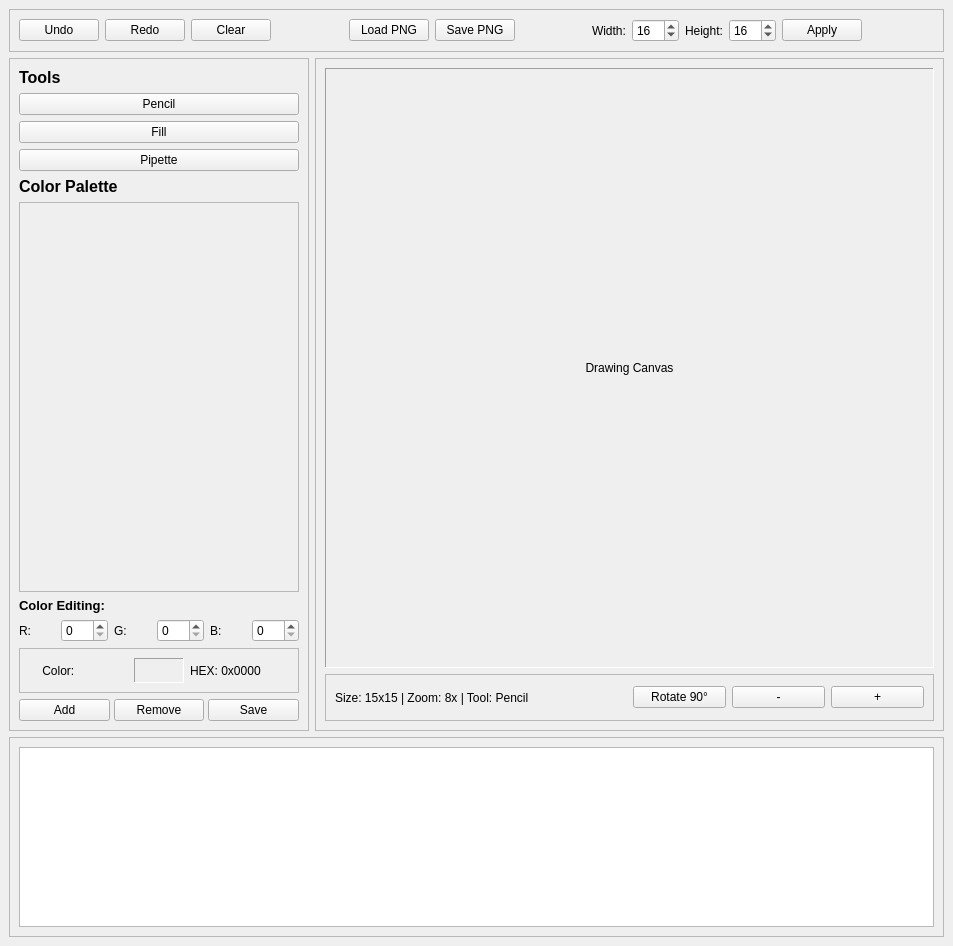
<?xml version="1.0" encoding="UTF-8"?>
<ui version="4.0">
 <class>PixelEditor</class>
 <widget class="QMainWindow" name="PixelEditor">
  <property name="geometry">
   <rect>
    <x>0</x>
    <y>0</y>
    <width>953</width>
    <height>946</height>
   </rect>
  </property>
  <property name="windowTitle">
   <string>Pixel Editor</string>
  </property>
  <widget class="QWidget" name="centralwidget">
   <layout class="QVBoxLayout" name="verticalLayout">
    <item>
     <widget class="QFrame" name="topPanel">
      <property name="frameShape">
       <enum>QFrame::StyledPanel</enum>
      </property>
      <property name="frameShadow">
       <enum>QFrame::Raised</enum>
      </property>
      <layout class="QHBoxLayout" name="horizontalLayout">
       <item>
        <widget class="QPushButton" name="btnUndo">
         <property name="text">
          <string>Undo</string>
         </property>
        </widget>
       </item>
       <item>
        <widget class="QPushButton" name="btnRedo">
         <property name="text">
          <string>Redo</string>
         </property>
        </widget>
       </item>
       <item>
        <widget class="QPushButton" name="btnClear">
         <property name="text">
          <string>Clear</string>
         </property>
        </widget>
       </item>
       <item>
        <spacer name="horizontalSpacer">
         <property name="orientation">
          <enum>Qt::Horizontal</enum>
         </property>
         <property name="sizeHint" stdset="0">
          <size>
           <width>40</width>
           <height>20</height>
          </size>
         </property>
        </spacer>
       </item>
       <item>
        <widget class="QPushButton" name="btnLoadPNG">
         <property name="text">
          <string>Load PNG</string>
         </property>
        </widget>
       </item>
       <item>
        <widget class="QPushButton" name="btnSavePNG">
         <property name="text">
          <string>Save PNG</string>
         </property>
        </widget>
       </item>
       <item>
        <spacer name="horizontalSpacer_3">
         <property name="orientation">
          <enum>Qt::Horizontal</enum>
         </property>
         <property name="sizeHint" stdset="0">
          <size>
           <width>40</width>
           <height>20</height>
          </size>
         </property>
        </spacer>
       </item>
       <item>
        <widget class="QLabel" name="labelWidth">
         <property name="text">
          <string>Width:</string>
         </property>
        </widget>
       </item>
       <item>
        <widget class="QSpinBox" name="spinWidth">
         <property name="minimum">
          <number>1</number>
         </property>
         <property name="maximum">
          <number>100</number>
         </property>
         <property name="value">
          <number>16</number>
         </property>
        </widget>
       </item>
       <item>
        <widget class="QLabel" name="labelHeight">
         <property name="text">
          <string>Height:</string>
         </property>
        </widget>
       </item>
       <item>
        <widget class="QSpinBox" name="spinHeight">
         <property name="minimum">
          <number>1</number>
         </property>
         <property name="maximum">
          <number>100</number>
         </property>
         <property name="value">
          <number>16</number>
         </property>
        </widget>
       </item>
       <item>
        <widget class="QPushButton" name="btnApplySize">
         <property name="text">
          <string>Apply</string>
         </property>
        </widget>
       </item>
       <item>
        <spacer name="horizontalSpacer_2">
         <property name="orientation">
          <enum>Qt::Horizontal</enum>
         </property>
         <property name="sizeHint" stdset="0">
          <size>
           <width>40</width>
           <height>20</height>
          </size>
         </property>
        </spacer>
       </item>
      </layout>
     </widget>
    </item>
    <item>
     <layout class="QHBoxLayout" name="horizontalLayout_2">
      <item>
       <widget class="QFrame" name="leftPanel">
        <property name="minimumSize">
         <size>
          <width>300</width>
          <height>0</height>
         </size>
        </property>
        <property name="maximumSize">
         <size>
          <width>300</width>
          <height>16777215</height>
         </size>
        </property>
        <property name="frameShape">
         <enum>QFrame::StyledPanel</enum>
        </property>
        <property name="frameShadow">
         <enum>QFrame::Raised</enum>
        </property>
        <layout class="QVBoxLayout" name="verticalLayout_2">
         <item>
          <widget class="QLabel" name="labelTools">
           <property name="font">
            <font>
             <pointsize>12</pointsize>
             <weight>75</weight>
             <bold>true</bold>
            </font>
           </property>
           <property name="text">
            <string>Tools</string>
           </property>
          </widget>
         </item>
         <item>
          <widget class="QPushButton" name="pencilButton">
           <property name="text">
            <string>Pencil</string>
           </property>
          </widget>
         </item>
         <item>
          <widget class="QPushButton" name="fillButton">
           <property name="text">
            <string>Fill</string>
           </property>
          </widget>
         </item>
         <item>
          <widget class="QPushButton" name="pipetteButton">
           <property name="text">
            <string>Pipette</string>
           </property>
          </widget>
         </item>
         <item>
          <widget class="QLabel" name="labelColors">
           <property name="font">
            <font>
             <pointsize>12</pointsize>
             <weight>75</weight>
             <bold>true</bold>
            </font>
           </property>
           <property name="text">
            <string>Color Palette</string>
           </property>
          </widget>
         </item>
         <item>
          <widget class="QScrollArea" name="scrollAreaColors">
           <property name="minimumSize">
            <size>
             <width>0</width>
             <height>300</height>
            </size>
           </property>
           <property name="horizontalScrollBarPolicy">
            <enum>Qt::ScrollBarAlwaysOff</enum>
           </property>
           <property name="widgetResizable">
            <bool>true</bool>
           </property>
           <widget class="QWidget" name="scrollAreaWidgetContents">
            <property name="geometry">
             <rect>
              <x>0</x>
              <y>0</y>
              <width>278</width>
              <height>379</height>
             </rect>
            </property>
            <layout class="QGridLayout" name="gridLayoutColors" rowstretch="0">
             <property name="leftMargin">
              <number>0</number>
             </property>
             <property name="topMargin">
              <number>0</number>
             </property>
             <property name="rightMargin">
              <number>0</number>
             </property>
             <property name="bottomMargin">
              <number>0</number>
             </property>
             <property name="spacing">
              <number>2</number>
             </property>
            </layout>
           </widget>
          </widget>
         </item>
         <item>
          <widget class="QLabel" name="labelColorEdit">
           <property name="font">
            <font>
             <pointsize>10</pointsize>
             <weight>75</weight>
             <bold>true</bold>
            </font>
           </property>
           <property name="text">
            <string>Color Editing:</string>
           </property>
          </widget>
         </item>
         <item>
          <layout class="QHBoxLayout" name="horizontalLayout_3">
           <item>
            <widget class="QLabel" name="labelR">
             <property name="text">
              <string>R:</string>
             </property>
            </widget>
           </item>
           <item>
            <widget class="QSpinBox" name="spinR">
             <property name="minimum">
              <number>0</number>
             </property>
             <property name="maximum">
              <number>255</number>
             </property>
             <property name="value">
              <number>0</number>
             </property>
            </widget>
           </item>
           <item>
            <widget class="QLabel" name="labelG">
             <property name="text">
              <string>G:</string>
             </property>
            </widget>
           </item>
           <item>
            <widget class="QSpinBox" name="spinG">
             <property name="minimum">
              <number>0</number>
             </property>
             <property name="maximum">
              <number>255</number>
             </property>
             <property name="value">
              <number>0</number>
             </property>
            </widget>
           </item>
           <item>
            <widget class="QLabel" name="labelB">
             <property name="text">
              <string>B:</string>
             </property>
            </widget>
           </item>
           <item>
            <widget class="QSpinBox" name="spinB">
             <property name="minimum">
              <number>0</number>
             </property>
             <property name="maximum">
              <number>255</number>
             </property>
             <property name="value">
              <number>0</number>
             </property>
            </widget>
           </item>
          </layout>
         </item>
         <item>
          <widget class="QFrame" name="frameCurrentColor">
           <property name="frameShape">
            <enum>QFrame::StyledPanel</enum>
           </property>
           <property name="frameShadow">
            <enum>QFrame::Raised</enum>
           </property>
           <property name="lineWidth">
            <number>2</number>
           </property>
           <layout class="QHBoxLayout" name="horizontalLayout_4">
            <item>
             <widget class="QLabel" name="labelCurrentColor">
              <property name="text">
               <string>    Color:</string>
              </property>
             </widget>
            </item>
            <item>
             <widget class="QLabel" name="labelColorPreview">
              <property name="minimumSize">
               <size>
                <width>50</width>
                <height>25</height>
               </size>
              </property>
              <property name="maximumSize">
               <size>
                <width>50</width>
                <height>25</height>
               </size>
              </property>
              <property name="frameShape">
               <enum>QFrame::Panel</enum>
              </property>
              <property name="frameShadow">
               <enum>QFrame::Sunken</enum>
              </property>
              <property name="text">
               <string/>
              </property>
             </widget>
            </item>
            <item>
             <widget class="QLabel" name="labelHex">
              <property name="text">
               <string>HEX: 0x0000</string>
              </property>
             </widget>
            </item>
           </layout>
          </widget>
         </item>
         <item>
          <layout class="QHBoxLayout" name="horizontalLayout_11">
           <property name="spacing">
            <number>4</number>
           </property>
           <property name="leftMargin">
            <number>0</number>
           </property>
           <item>
            <widget class="QPushButton" name="btnAddColor">
             <property name="text">
              <string>Add</string>
             </property>
            </widget>
           </item>
           <item>
            <widget class="QPushButton" name="btnRemoveColor">
             <property name="text">
              <string>Remove</string>
             </property>
            </widget>
           </item>
           <item>
            <widget class="QPushButton" name="btnSaveColor">
             <property name="text">
              <string>Save</string>
             </property>
            </widget>
           </item>
          </layout>
         </item>
        </layout>
       </widget>
      </item>
      <item>
       <widget class="QFrame" name="canvasFrame">
        <property name="frameShape">
         <enum>QFrame::StyledPanel</enum>
        </property>
        <property name="frameShadow">
         <enum>QFrame::Raised</enum>
        </property>
        <layout class="QVBoxLayout" name="verticalLayout_3">
         <item>
          <widget class="QLabel" name="labelCanvas">
           <property name="minimumSize">
            <size>
             <width>0</width>
             <height>600</height>
            </size>
           </property>
           <property name="maximumSize">
            <size>
             <width>16777215</width>
             <height>600</height>
            </size>
           </property>
           <property name="frameShape">
            <enum>QFrame::Panel</enum>
           </property>
           <property name="frameShadow">
            <enum>QFrame::Sunken</enum>
           </property>
           <property name="text">
            <string>Drawing Canvas</string>
           </property>
           <property name="alignment">
            <set>Qt::AlignCenter</set>
           </property>
          </widget>
         </item>
         <item>
          <widget class="QFrame" name="infoPanel">
           <property name="minimumSize">
            <size>
             <width>0</width>
             <height>30</height>
            </size>
           </property>
           <property name="maximumSize">
            <size>
             <width>16777215</width>
             <height>50</height>
            </size>
           </property>
           <property name="frameShape">
            <enum>QFrame::StyledPanel</enum>
           </property>
           <property name="frameShadow">
            <enum>QFrame::Raised</enum>
           </property>
           <layout class="QHBoxLayout" name="horizontalLayout_5">
            <item>
             <widget class="QLabel" name="labelInfo">
              <property name="text">
               <string>Size: 15x15 | Zoom: 8x | Tool: Pencil</string>
              </property>
             </widget>
            </item>
            <item>
             <layout class="QHBoxLayout" name="horizontalLayout_7">
              <item>
               <widget class="QPushButton" name="btnRotate90">
                <property name="text">
                 <string>Rotate 90°</string>
                </property>
               </widget>
              </item>
              <item>
               <widget class="QPushButton" name="btnZoomOut">
                <property name="text">
                 <string>-</string>
                </property>
               </widget>
              </item>
              <item>
               <widget class="QPushButton" name="btnZoomIn">
                <property name="text">
                 <string>+</string>
                </property>
               </widget>
              </item>
             </layout>
            </item>
           </layout>
          </widget>
         </item>
        </layout>
       </widget>
      </item>
     </layout>
    </item>
    <item>
     <widget class="QFrame" name="textEditorFrame">
      <property name="minimumSize">
       <size>
        <width>0</width>
        <height>200</height>
       </size>
      </property>
      <property name="maximumSize">
       <size>
        <width>16777215</width>
        <height>200</height>
       </size>
      </property>
      <property name="frameShape">
       <enum>QFrame::StyledPanel</enum>
      </property>
      <property name="frameShadow">
       <enum>QFrame::Raised</enum>
      </property>
      <layout class="QVBoxLayout" name="verticalLayout_4">
       <item>
        <widget class="QTextEdit" name="textEditHex">
         <property name="font">
          <font>
           <family>Consolas</family>
           <pointsize>10</pointsize>
          </font>
         </property>
        </widget>
       </item>
      </layout>
     </widget>
    </item>
   </layout>
  </widget>
 </widget>
 <resources/>
 <connections/>
</ui>
